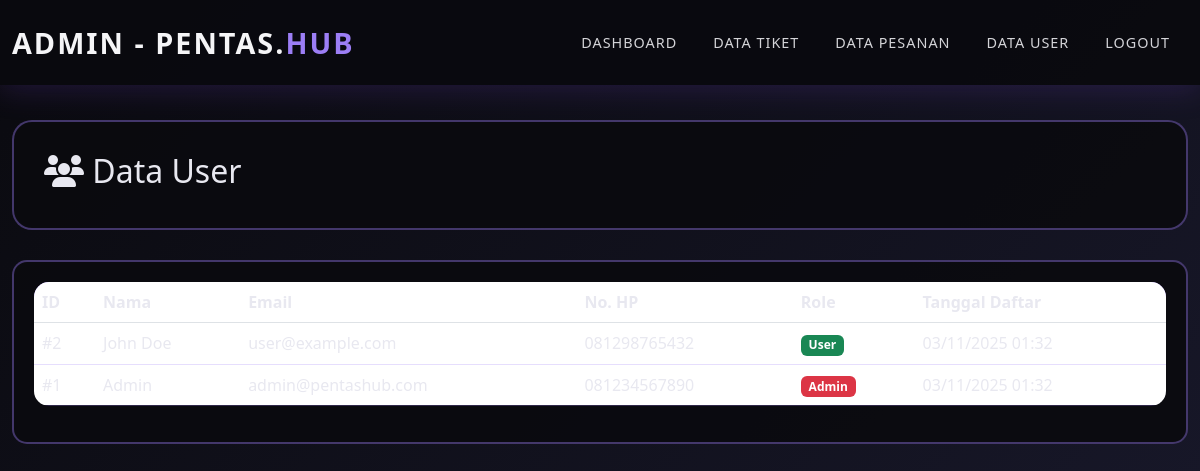
The app's page /admin/data_user.php (signed in), older data.
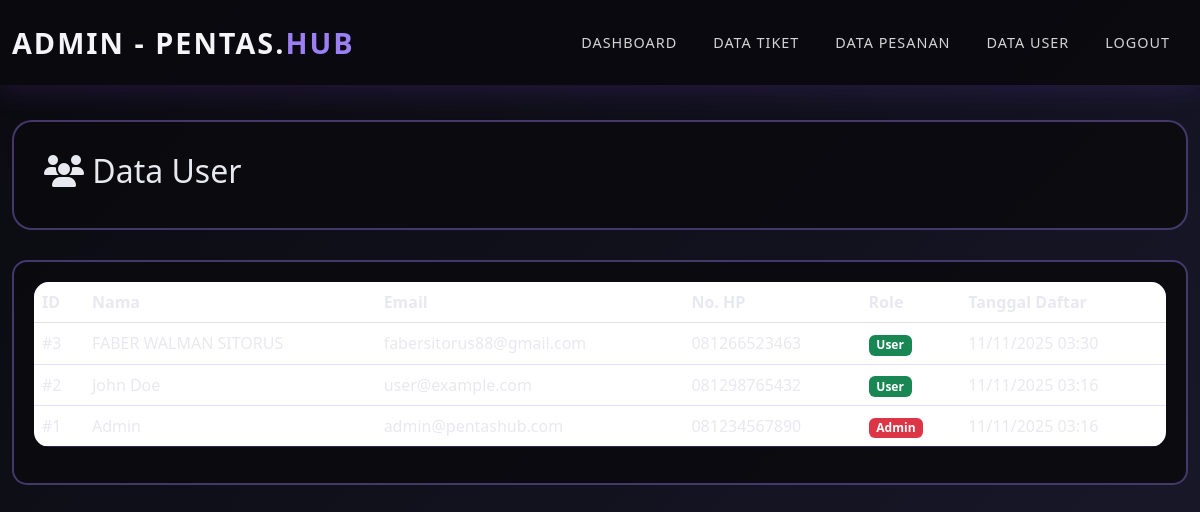
The same page, newer data.
### tables this page shows
CREATE TABLE `users` (
  `id` int(11) NOT NULL,
  `nama` varchar(100) NOT NULL,
  `email` varchar(100) NOT NULL,
  `password` varchar(255) NOT NULL,
  `no_hp` varchar(20) DEFAULT NULL,
  `role` enum('admin','user') DEFAULT 'user',
  `created_at` timestamp NOT NULL DEFAULT current_timestamp()
);

### admin/data_user.php (the view, shortened to what this page needs)
<?php
require_once '../includes/config.php';
$query = mysqli_query($conn, "SELECT * FROM users ORDER BY id DESC");
?>
<!DOCTYPE html>
<html lang="id">
<head>
    <link href="https://cdn.jsdelivr.net/npm/bootstrap@5.3.0/dist/css/bootstrap.min.css" rel="stylesheet">
    <link rel="stylesheet" href="https://cdnjs.cloudflare.com/ajax/libs/font-awesome/6.4.0/css/all.min.css">
    <link rel="stylesheet" href="../assets/css/styles.css"
</head>
<body>
    <nav class="navbar navbar-expand-lg navbar-dark fixed-top">
        <div class="container-fluid">
            <a class="navbar-brand" href="dashboard.php">
                ADMIN - PENTAS.<span>HUB</span>
            </a>
            <div class="collapse navbar-collapse" id="navbarNav">
                <ul class="navbar-nav ms-auto">
                    <li class="nav-item">
                        <a class="nav-link" href="dashboard.php">Dashboard</a>
                    </li>
                    <li class="nav-item">
                        <a class="nav-link" href="data_tiket.php">Data Tiket</a>
                    </li>
                    <li class="nav-item">
                        <a class="nav-link" href="data_pesanan.php">Data Pesanan</a>
                    </li>
                    <li class="nav-item">
                        <a class="nav-link active" href="data_user.php">Data User</a>
                    </li>
                    <li class="nav-item">
                        <a class="nav-link" href="../logout.php">Logout</a>
                    </li>
                </ul>
            </div>
        </div>
    </nav>
    <div class="dashboard-container" style="margin-top: 80px;">
        <div class="container-fluid">
            <div class="dashboard-header">
                <h2>
                    <i class="fas fa-users"></i> Data User
                </h2>
            </div>
            <div class="card-custom">
                <div class="table-responsive">
                    <table class="table table-custom table-hover">
                        <thead>
                            <tr>
                                <th>ID</th>
                                <th>Nama</th>
                                <th>Email</th>
                                <th>No. HP</th>
                                <th>Role</th>
                                <th>Tanggal Daftar</th>
                            </tr>
                        </thead>
                        <tbody>
                            <?php while($user = mysqli_fetch_assoc($query)): ?>
                            <tr>
                                <td>#<?= $user['id'] ?></td>
                                <td><?= $user['nama'] ?></td>
                                <td><?= $user['email'] ?></td>
                                <td><?= $user['no_hp'] ?></td>
                                <td>
                                    <?php if($user['role'] == 'admin'): ?>
                                        <span class="badge bg-danger">Admin</span>
                                    <?php else: ?>
                                        <span class="badge bg-success">User</span>
                                    <?php endif; ?>
                                </td>
                                <td><?= date('d/m/Y H:i', strtotime($user['created_at'])) ?></td>
                            </tr>
                            <?php endwhile; ?>
                        </tbody>
                    </table>
                </div>
            </div>
        </div>
    </div>
</body>
</html>

Row changes from the older to the newer data that the page shows:
added users: id "3", nama "FABER WALMAN SITORUS", email "fabersitorus88@gmail.com", no_hp "081266523463", role "User", created_at "11/11/2025 03:30"
changed users "John Doe": created_at "03/11/2025 01:32" → "11/11/2025 03:16"
changed users "Admin": created_at "03/11/2025 01:32" → "11/11/2025 03:16"
